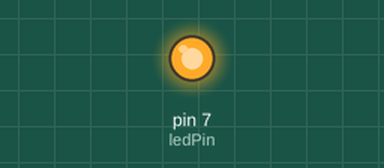
This sketch was run on a simulated Arduino Uno, built with avr-gcc and run on an emulated ATmega328P. Parts: output pins drawn as LEDs (lit = HIGH). At 2.0 s the program stops and its outputs stay as they are.

Above: at 0.5 s.
At 1.75 s:
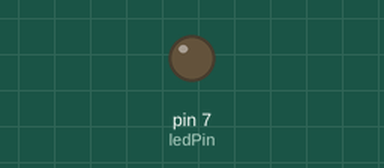
Timing chart, 0 to 3.0 s (numbered marks = the images above):
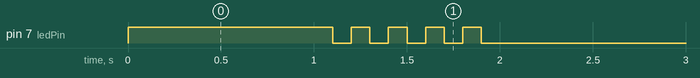

The sketch:

05_practice_2.ino
```cpp
int ledPin = 7;
int i = 0;
void setup() {
  // put your setup code here, to run once:
  pinMode(ledPin, OUTPUT);
}

void loop() {
  // put your main code here, to run repeatedly:
  digitalWrite(ledPin,HIGH);
  delay(1000);
  digitalWrite(ledPin,LOW);
  for (i=0;i<5;i++){
    digitalWrite(ledPin,HIGH);
    delay(100);
    digitalWrite(ledPin,LOW);
    delay(100);
  }
  while(1);

}
```

Measured:
- by itself, pin 7 (ledPin): repeats every 0.20 s: LOW 0.10 s, HIGH 0.10 s, until it stays LOW from 1.9 s
